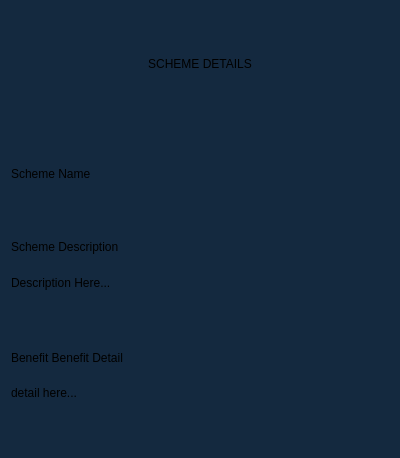
<?xml version="1.0" encoding="UTF-8"?>
<ui version="4.0">
 <class>Form</class>
 <widget class="QWidget" name="Form">
  <property name="geometry">
   <rect>
    <x>0</x>
    <y>0</y>
    <width>400</width>
    <height>458</height>
   </rect>
  </property>
  <property name="windowTitle">
   <string>Form</string>
  </property>
  <property name="styleSheet">
   <string notr="true">QWidget{
	background-color: rgb(20, 41, 63);
	
	font: 12pt &quot;Segoe UI&quot;;
}</string>
  </property>
  <layout class="QVBoxLayout" name="verticalLayout_3">
   <item>
    <widget class="QLabel" name="label">
     <property name="text">
      <string>SCHEME DETAILS</string>
     </property>
     <property name="alignment">
      <set>Qt::AlignmentFlag::AlignCenter</set>
     </property>
     <property name="wordWrap">
      <bool>true</bool>
     </property>
    </widget>
   </item>
   <item>
    <widget class="QLabel" name="label_2">
     <property name="text">
      <string>Scheme Name</string>
     </property>
    </widget>
   </item>
   <item>
    <layout class="QVBoxLayout" name="verticalLayout">
     <property name="bottomMargin">
      <number>40</number>
     </property>
     <item>
      <widget class="QLabel" name="label_3">
       <property name="text">
        <string>Scheme Description</string>
       </property>
      </widget>
     </item>
     <item>
      <widget class="QLabel" name="label_4">
       <property name="text">
        <string>Description Here...</string>
       </property>
      </widget>
     </item>
    </layout>
   </item>
   <item>
    <layout class="QVBoxLayout" name="verticalLayout_2">
     <property name="bottomMargin">
      <number>40</number>
     </property>
     <item>
      <widget class="QLabel" name="label_5">
       <property name="text">
        <string>Benefit Benefit Detail</string>
       </property>
      </widget>
     </item>
     <item>
      <widget class="QLabel" name="label_6">
       <property name="text">
        <string>detail here...</string>
       </property>
      </widget>
     </item>
    </layout>
   </item>
  </layout>
 </widget>
 <resources/>
 <connections/>
</ui>
